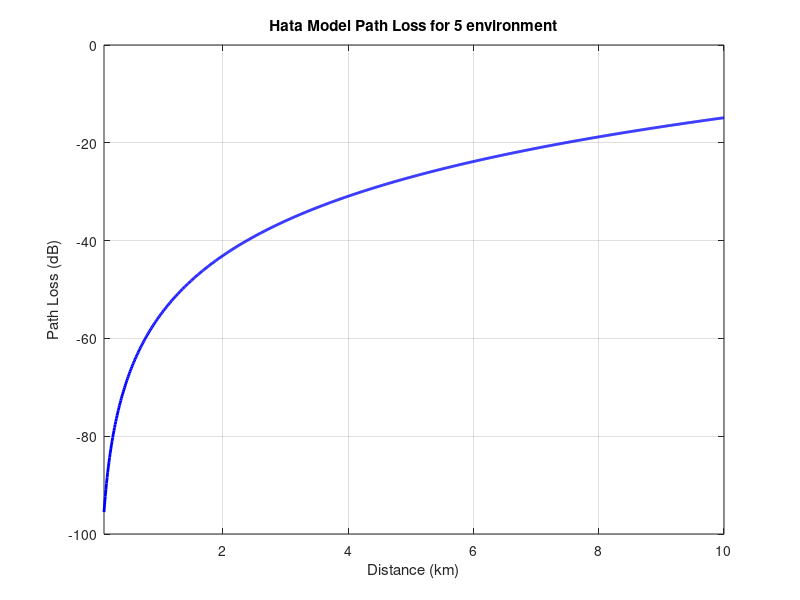

This chart was generated by the following MATLAB code:
% Hata Path Loss Model - Interactive Script with Plot
clc;
clear;

disp('--- Hata Model Path Loss Calculator ---');

% --- User Inputs ---
fc = input('Enter the carrier frequency (Hz):');
htx = input('Enter the transmitter height (m):');
hrx = input('Enter the receiver height (m):');
Etype = input('Enter the environment type (urban/suburban/open): ', 's');

% --- Frequency Conversion ---
fc_MHz = fc / 1e6;

% --- Distance Vector (from 100m to 10 km) ---
d = linspace(100, 10000, 1000); % in meters

% --- Calculate Receiver Antenna Correction Factor ---
if fc_MHz >= 150 && fc_MHz <= 200
    C_Rx = 8.29 * (log10(1.54 * hrx))^2 - 1.1;
elseif fc_MHz > 200
    C_Rx = 3.2 * (log10(11.75 * hrx))^2 - 4.97;
else
    C_Rx = 0.8 + (1.1 * log10(fc_MHz) - 0.7) * hrx - 1.56 * log10(fc_MHz);
end

% --- Calculate Path Loss for Each Distance ---
PL = 69.55 + 26.16 * log10(fc_MHz) - 13.82 * log10(htx) - C_Rx ...
     + (44.9 - 6.55 * log10(htx)) * log10(d / 1000);

% --- Environment Correction ---
Etype = upper(Etype);
if startsWith(Etype, 'S')  % Suburban
    PL = PL - 2 * (log10(fc_MHz / 28)).^2 - 5.4;
elseif startsWith(Etype, 'O')  % Open/Rural
    PL = PL + (18.33 - 4.78 * log10(fc_MHz)) * log10(fc_MHz) - 40.97;
end

% --- Plotting ---
figure;
plot(d / 1000, PL, 'b', 'LineWidth', 2);  % Convert distance to km
xlabel('Distance (km)');
ylabel('Path Loss (dB)');
title(['Hata Model Path Loss for ', lower(Etype), ' environment']);
grid on;
xlim([min(d)/1000, max(d)/1000]);

% --- Display final message ---
fprintf('\nPlot generated for path loss over distance (100 m to 10 km).\n');
